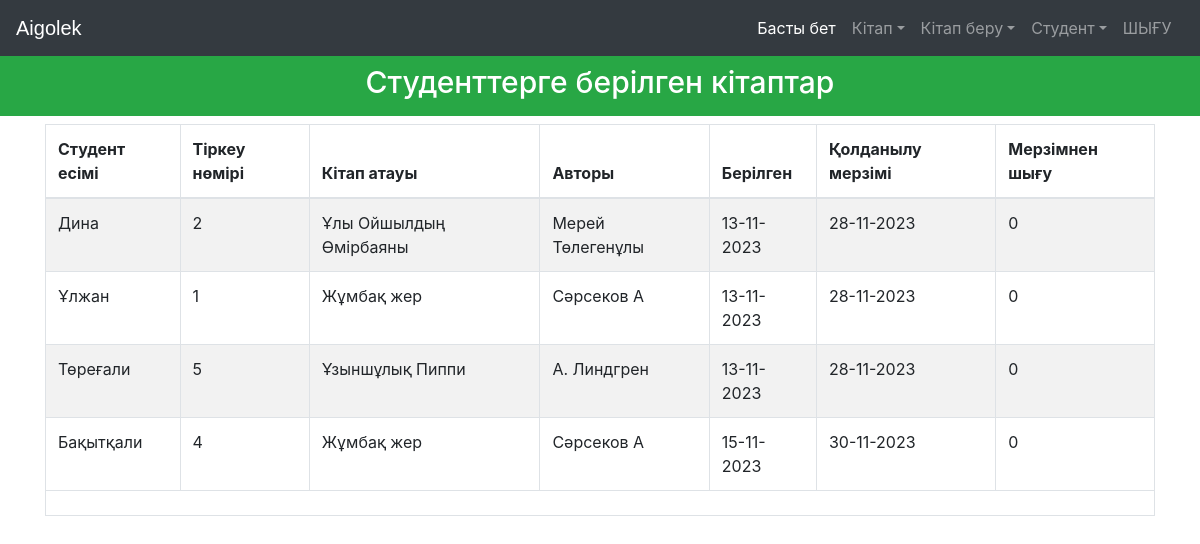
The page /viewissuedbook (signed in) on the database its author committed.
### library/models.py (models this page shows, shortened)
class Book(models.Model):
    catchoice= [
        ('education', 'Білім'),
        ('entertainment', 'Ойын-сауық'),
        ('comics', 'Комикс'),
        ('biography', 'Биография'),
        ('history', 'Тарих'),
        ('novel', 'Новелла'),
        ('fantasy', 'Фэнтази'),
        ('thriller', 'Триллер'),
        ('romance', 'Романтика'),
        ('scifi','Ғылыми фэнтази')
        ]
    name=models.CharField(max_length=30)
    isbn=models.PositiveIntegerField()
    author=models.CharField(max_length=40)
    category=models.CharField(max_length=30,choices=catchoice,default='education')

### library/views.py (the view)
# urls.py: path('viewissuedbook', views.viewissuedbook_view),
@login_required(login_url='adminlogin')
@user_passes_test(is_admin)
def viewissuedbook_view(request):
    issuedbooks=models.IssuedBook.objects.all()
    li=[]
    for ib in issuedbooks:
        issdate=str(ib.issuedate.day)+'-'+str(ib.issuedate.month)+'-'+str(ib.issuedate.year)
        expdate=str(ib.expirydate.day)+'-'+str(ib.expirydate.month)+'-'+str(ib.expirydate.year)
        days=(date.today()-ib.issuedate)
        print(date.today())
        d=days.days
        fine=0
        if d>15:
            day=d-15
            fine=day*10
        books=list(models.Book.objects.filter(isbn=ib.isbn))
        students=list(models.StudentExtra.objects.filter(enrollment=ib.enrollment))
        i=0
        for l in books:
            t=(students[i].get_name,students[i].enrollment,books[i].name,books[i].author,issdate,expdate,fine)
            i=i+1
            li.append(t)
    return render(request,'library/viewissuedbook.html',{'li':li})

### library/models.py (called while the page is built)
    @property
    def get_name(self):
        return self.user.first_name

### library/views.py (called while the page is built)
def is_admin(user):
    return user.groups.filter(name='ADMIN').exists()

### templates/library/viewissuedbook.html (shortened to what this page needs)
<!DOCTYPE html>
<html lang="en" dir="ltr">
  <head>
  </head>
  <body>
    {% include "library/navbaradmin.html" %}
    <br>
    <br>
    <h3 class="p-3 mb-2 bg-success text-white" style = 'font-size: 30px;text-align:center;margin-bottom:0px;'>Студенттерге берілген кітаптар</h3>
{% if li%}
    <div class="container">
      <table class="table table-hover table-condensed table-striped table-bordered">
        <thead>
        <tr>
        <th>Студент есімі</th>
        <th>Тіркеу нөмірі</th>
        <th>Кітап атауы</th>
        <th>Авторы</th>
        <th>Берілген</th>
        <th>Қолданылу мерзімі</th>
        <th>Мерзімнен шығу</th>
        </tr>
        </thead>
        <tfoot>
        <tr>
        <td colspan="7">
        </td>
        </tr>
        </tfoot>
        <tbody>
          {% for t in li %}
            <tr>
              <td>{{t.0}}</td>
              <td>{{t.1}}</td>
              <td>{{t.2}}</td>
              <td>{{t.3}}</td>
              <td>{{t.4}}</td>
              <td>{{t.5}}</td>
              <td>{{t.6}}</td>
            </tr>
            {%endfor%}
        </tbody>
        </table>
    </div>
    {%else%}
    <h1> 0 кітап берілген</h1>
    {%endif%}
    <br><br><br><br><br><br><br><br><br>
  {% include "library/footer.html" %}
  </body>
</html>

### rows shown on the page
Book: name "Ұлы Ойшылдың Өмірбаяны", author "Мерей Төлегенұлы"
Book: name "Жұмбақ жер" "Жұмбақ жер", author "Сәрсеков А" "Сәрсеков А"
Book: name "Ұзыншұлық Пиппи", author "А. Линдгрен"

### other values the page prints
{{ t.0 }} "Дина" "Ұлжан" "Төреғали" "Бақытқали"
{{ t.1 }} "2" "1" "5" "4"
{{ t.4 }} "13-11-2023" "13-11-2023" "13-11-2023" "15-11-2023"
{{ t.5 }} "28-11-2023" "28-11-2023" "28-11-2023" "30-11-2023"
{{ t.6 }} "0" "0" "0" "0"
